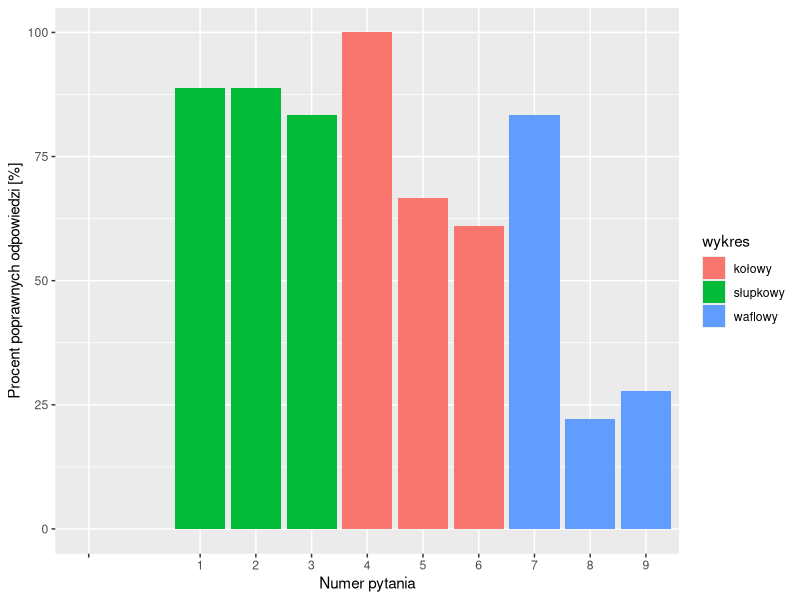
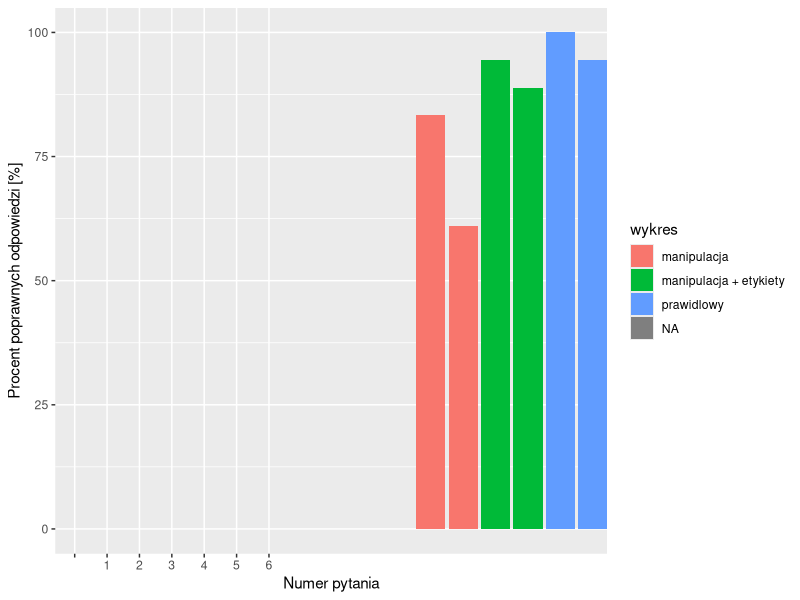

Generate these figures, in order, with R:
## ---- chunk 1
knitr::opts_chunk$set(echo = TRUE)
## ---- chunk 2
library(dplyr)
library(ggplot2)

wyniki <- read.csv(file = "./results/wyniki.csv")

poprawne <- c("nie", "Litwa, Szwecja", "2", "2", "Litwa", "2", "3", "Szwecja", "Belgia, Hiszpania", "2",
              "nie", "nie", "nie", "nie", "nie", "nie")

an_pytanie <- function(nr, typ, wykres) {
  data.frame(nr_pytania = nr, typ_pytania = typ, wykres = wykres, 
             procent_poprawnych_odpowiedzi = mean(wyniki[[nr]] == poprawne[nr - 1]))
}

poprawne <- an_pytanie(3, "rownolicznosc", "słupkowy") %>% 
  rbind(an_pytanie(4, "porzadek", "słupkowy")) %>% 
  rbind(an_pytanie(5, "stosunek", "słupkowy")) %>% 
  rbind(an_pytanie(6, "porzadek", "kołowy")) %>% 
  rbind(an_pytanie(7, "rownolicznosc", "kołowy")) %>% 
  rbind(an_pytanie(8, "stosunek", "kołowy")) %>% 
  rbind(an_pytanie(9, "porzadek", "waflowy")) %>% 
  rbind(an_pytanie(10, "rownolicznosc", "waflowy")) %>% 
  rbind(an_pytanie(11, "stosunek", "waflowy")) %>% 
  rbind(an_pytanie(12, "", "manipulacja")) %>% 
  rbind(an_pytanie(13, "", "manipulacja")) %>% 
  rbind(an_pytanie(14, "", "manipulacja + etykiety")) %>% 
  rbind(an_pytanie(15, "", "manipulacja + etykiety")) %>% 
  rbind(an_pytanie(16, "", "prawidlowy")) %>% 
  rbind(an_pytanie(17, "", "prawidlowy"))

## ---- chunk 3
ggplot(poprawne[1:9, ], aes(x = nr_pytania, y = procent_poprawnych_odpowiedzi*100, fill = wykres)) +
  geom_bar(stat = "identity") +
  ylab("Procent poprawnych odpowiedzi [%]") +
  xlab("Numer pytania") +
  scale_x_discrete(limits=c("", "", "1","2","3", "4", "5", "6", "7", "8", "9"))

## ---- chunk 4
ggplot(poprawne[10:17, ], aes(x = nr_pytania, y = procent_poprawnych_odpowiedzi*100, fill = wykres)) +
  geom_bar(stat = "identity") +
  scale_x_discrete(limits=c("", "1","2","3","4","5", "6")) +
  ylab("Procent poprawnych odpowiedzi [%]") +
  xlab("Numer pytania") 



